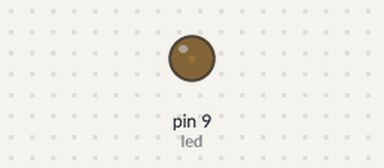
The sketch below on a simulated Arduino Uno, built with avr-gcc and run on an emulated ATmega328P. Parts: output pins drawn as LEDs (lit = HIGH).

Above: at 0.05 s.
At 0.95 s:
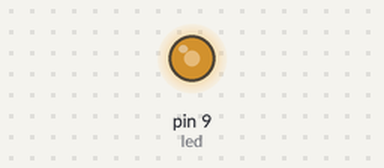
At 1.4 s:
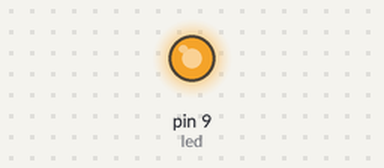
At 2.75 s:
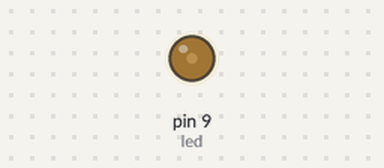
Timing chart, 0 to 7.0 s (numbered marks = the images above):
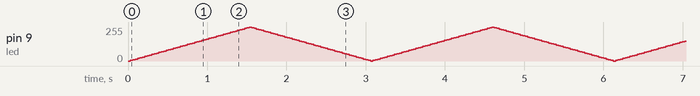

The sketch:

FadingLED.ino
```cpp
int led = 9;           // the PWM pin the LED is attached to
int intensity = 0;
int fade = 5;


void setup() {

  pinMode(led, OUTPUT);
}


void loop() {
  analogWrite(led, intensity);

  intensity = intensity + fade;
  if (intensity <= 0 || intensity >= 255) {
    fade = -fade;
  }
  delay(30);
}
```
